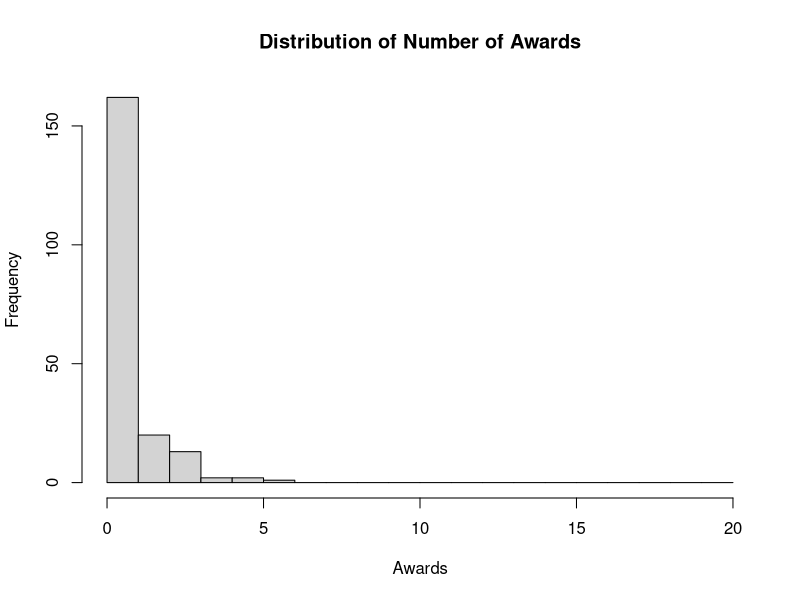

Source code (R):
## ---- chunk 1
if(!require(MASS)){install.packages("MASS")}
library(MASS)
data <- read.table("./data/awards.txt", header=TRUE)
data$prog <- as.factor(data$prog)
## ---- chunk 2
model <- glm(num_awards ~ prog, data=data, family=poisson)
summary(model)
estimates <- coef(summary(model))[,1]
exp(estimates)  
## ---- chunk 3
hist(data$num_awards, breaks=seq(0,20, by=1), 
     main="Distribution of Number of Awards", 
     xlab = "Awards")
## ---- chunk 4
# Kruskall-Wallis test
kruskal.test(num_awards ~ prog, data = data)
## ---- chunk 5

model_interaction <- glm(num_awards ~ prog * math, data = data, family = poisson)
summary(model_interaction)
## ---- chunk 6

new_data <- expand.grid(prog = levels(data$prog), math = 56)
predicted_awards <- predict(model_interaction, newdata = new_data, type = "response")

# Combine the predictions with the input data
predictions_df <- cbind(new_data, Predicted_Awards = predicted_awards)
print(predictions_df)

